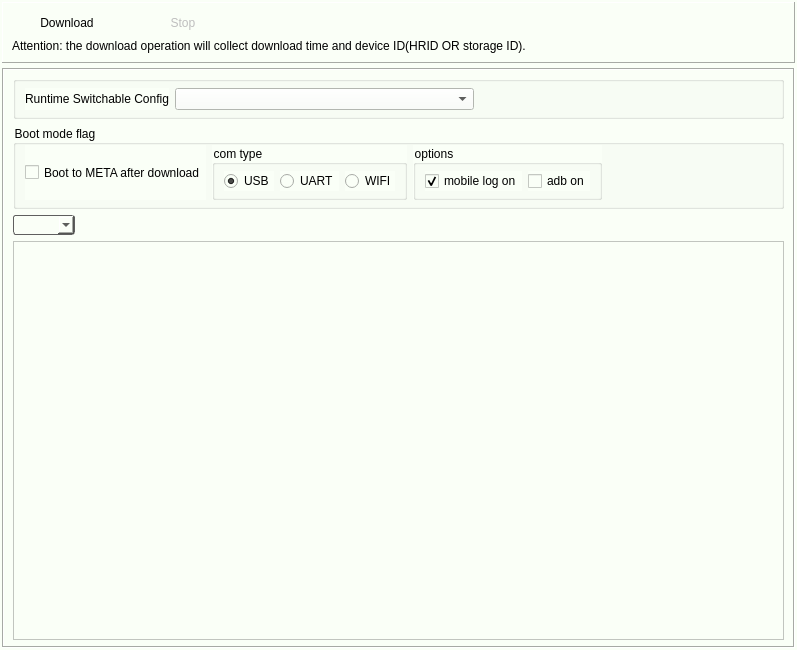
<?xml version="1.0" encoding="UTF-8"?>
<ui version="4.0">
 <class>DownloadWidget</class>
 <widget class="QWidget" name="DownloadWidget">
  <property name="geometry">
   <rect>
    <x>0</x>
    <y>0</y>
    <width>797</width>
    <height>650</height>
   </rect>
  </property>
  <property name="windowTitle">
   <string>Form</string>
  </property>
  <property name="styleSheet">
   <string notr="true">background-color: rgb(250, 255, 247);</string>
  </property>
  <layout class="QVBoxLayout" name="verticalLayout_4">
   <property name="spacing">
    <number>5</number>
   </property>
   <property name="leftMargin">
    <number>2</number>
   </property>
   <property name="topMargin">
    <number>2</number>
   </property>
   <property name="rightMargin">
    <number>2</number>
   </property>
   <property name="bottomMargin">
    <number>2</number>
   </property>
   <item>
    <widget class="QFrame" name="frame_3">
     <property name="frameShape">
      <enum>QFrame::Panel</enum>
     </property>
     <property name="frameShadow">
      <enum>QFrame::Raised</enum>
     </property>
     <layout class="QHBoxLayout" name="horizontalLayout_7">
      <item>
       <layout class="QVBoxLayout" name="verticalLayout_2">
        <item>
         <layout class="QHBoxLayout" name="horizontalLayout_6">
          <item>
           <widget class="QToolButton" name="pushButton_download">
            <property name="enabled">
             <bool>true</bool>
            </property>
            <property name="sizePolicy">
             <sizepolicy hsizetype="Fixed" vsizetype="Preferred">
              <horstretch>0</horstretch>
              <verstretch>0</verstretch>
             </sizepolicy>
            </property>
            <property name="minimumSize">
             <size>
              <width>110</width>
              <height>0</height>
             </size>
            </property>
            <property name="toolTip">
             <string>Ctrl + D</string>
            </property>
            <property name="styleSheet">
             <string notr="true">border-width:2px;</string>
            </property>
            <property name="text">
             <string>Download</string>
            </property>
            <property name="icon">
             <iconset resource="../Resources/icon.qrc">
              <normaloff>:/images/download.png</normaloff>:/images/download.png</iconset>
            </property>
            <property name="iconSize">
             <size>
              <width>24</width>
              <height>24</height>
             </size>
            </property>
            <property name="shortcut">
             <string>Ctrl+D</string>
            </property>
            <property name="popupMode">
             <enum>QToolButton::DelayedPopup</enum>
            </property>
            <property name="toolButtonStyle">
             <enum>Qt::ToolButtonTextUnderIcon</enum>
            </property>
            <property name="autoRaise">
             <bool>true</bool>
            </property>
           </widget>
          </item>
          <item>
           <widget class="QToolButton" name="pushButton_stop">
            <property name="enabled">
             <bool>false</bool>
            </property>
            <property name="sizePolicy">
             <sizepolicy hsizetype="Fixed" vsizetype="Preferred">
              <horstretch>0</horstretch>
              <verstretch>0</verstretch>
             </sizepolicy>
            </property>
            <property name="minimumSize">
             <size>
              <width>110</width>
              <height>0</height>
             </size>
            </property>
            <property name="toolTip">
             <string>Shift + D</string>
            </property>
            <property name="text">
             <string>Stop</string>
            </property>
            <property name="icon">
             <iconset resource="../Resources/icon.qrc">
              <normaloff>:/images/stop.png</normaloff>:/images/stop.png</iconset>
            </property>
            <property name="iconSize">
             <size>
              <width>24</width>
              <height>24</height>
             </size>
            </property>
            <property name="shortcut">
             <string>Shift+D</string>
            </property>
            <property name="toolButtonStyle">
             <enum>Qt::ToolButtonTextUnderIcon</enum>
            </property>
            <property name="autoRaise">
             <bool>true</bool>
            </property>
           </widget>
          </item>
          <item>
           <spacer name="horizontalSpacer">
            <property name="orientation">
             <enum>Qt::Horizontal</enum>
            </property>
            <property name="sizeHint" stdset="0">
             <size>
              <width>40</width>
              <height>20</height>
             </size>
            </property>
           </spacer>
          </item>
         </layout>
        </item>
        <item>
         <widget class="QLabel" name="label_dl_prompt">
          <property name="text">
           <string>Attention: the download operation will collect download time and device ID(HRID OR storage ID).</string>
          </property>
         </widget>
        </item>
       </layout>
      </item>
     </layout>
    </widget>
   </item>
   <item>
    <widget class="QFrame" name="FileLoadFrame">
     <property name="enabled">
      <bool>true</bool>
     </property>
     <property name="frameShape">
      <enum>QFrame::Box</enum>
     </property>
     <property name="frameShadow">
      <enum>QFrame::Sunken</enum>
     </property>
     <layout class="QVBoxLayout" name="verticalLayout" stretch="0,0,0,1">
      <property name="spacing">
       <number>6</number>
      </property>
      <property name="topMargin">
       <number>6</number>
      </property>
      <property name="bottomMargin">
       <number>6</number>
      </property>
      <item>
       <widget class="QGroupBox" name="groupBox_rsc">
        <property name="minimumSize">
         <size>
          <width>0</width>
          <height>0</height>
         </size>
        </property>
        <property name="title">
         <string/>
        </property>
        <layout class="QHBoxLayout" name="horizontalLayout_5">
         <property name="topMargin">
          <number>6</number>
         </property>
         <property name="bottomMargin">
          <number>6</number>
         </property>
         <item>
          <widget class="QLabel" name="label_2">
           <property name="sizePolicy">
            <sizepolicy hsizetype="Preferred" vsizetype="Preferred">
             <horstretch>0</horstretch>
             <verstretch>0</verstretch>
            </sizepolicy>
           </property>
           <property name="minimumSize">
            <size>
             <width>0</width>
             <height>0</height>
            </size>
           </property>
           <property name="text">
            <string>Runtime Switchable Config</string>
           </property>
          </widget>
         </item>
         <item>
          <widget class="QComboBox" name="comboBox_rsc">
           <property name="sizePolicy">
            <sizepolicy hsizetype="Expanding" vsizetype="Preferred">
             <horstretch>0</horstretch>
             <verstretch>0</verstretch>
            </sizepolicy>
           </property>
           <property name="minimumSize">
            <size>
             <width>0</width>
             <height>0</height>
            </size>
           </property>
          </widget>
         </item>
         <item>
          <spacer name="horizontalSpacer_3">
           <property name="orientation">
            <enum>Qt::Horizontal</enum>
           </property>
           <property name="sizeHint" stdset="0">
            <size>
             <width>272</width>
             <height>20</height>
            </size>
           </property>
          </spacer>
         </item>
        </layout>
       </widget>
      </item>
      <item>
       <widget class="QGroupBox" name="groupBox_boot_mode_flag">
        <property name="sizePolicy">
         <sizepolicy hsizetype="Expanding" vsizetype="Expanding">
          <horstretch>0</horstretch>
          <verstretch>0</verstretch>
         </sizepolicy>
        </property>
        <property name="maximumSize">
         <size>
          <width>16777215</width>
          <height>16777215</height>
         </size>
        </property>
        <property name="title">
         <string>Boot mode flag</string>
        </property>
        <layout class="QHBoxLayout" name="horizontalLayout_3">
         <property name="topMargin">
          <number>0</number>
         </property>
         <property name="bottomMargin">
          <number>6</number>
         </property>
         <item>
          <widget class="QCheckBox" name="checkbox_set_boot_mode_to_meta">
           <property name="sizePolicy">
            <sizepolicy hsizetype="Minimum" vsizetype="Minimum">
             <horstretch>0</horstretch>
             <verstretch>0</verstretch>
            </sizepolicy>
           </property>
           <property name="baseSize">
            <size>
             <width>0</width>
             <height>0</height>
            </size>
           </property>
           <property name="text">
            <string>Boot to META after download</string>
           </property>
          </widget>
         </item>
         <item>
          <widget class="QGroupBox" name="groupBox_com_type">
           <property name="enabled">
            <bool>true</bool>
           </property>
           <property name="sizePolicy">
            <sizepolicy hsizetype="Minimum" vsizetype="Minimum">
             <horstretch>0</horstretch>
             <verstretch>0</verstretch>
            </sizepolicy>
           </property>
           <property name="minimumSize">
            <size>
             <width>0</width>
             <height>0</height>
            </size>
           </property>
           <property name="title">
            <string>com type</string>
           </property>
           <property name="alignment">
            <set>Qt::AlignLeading|Qt::AlignLeft|Qt::AlignVCenter</set>
           </property>
           <property name="checkable">
            <bool>false</bool>
           </property>
           <layout class="QHBoxLayout" name="horizontalLayout">
            <property name="topMargin">
             <number>6</number>
            </property>
            <property name="bottomMargin">
             <number>6</number>
            </property>
            <item>
             <widget class="QRadioButton" name="com_type_usb">
              <property name="sizePolicy">
               <sizepolicy hsizetype="Minimum" vsizetype="Minimum">
                <horstretch>0</horstretch>
                <verstretch>0</verstretch>
               </sizepolicy>
              </property>
              <property name="minimumSize">
               <size>
                <width>0</width>
                <height>0</height>
               </size>
              </property>
              <property name="maximumSize">
               <size>
                <width>16777215</width>
                <height>16777215</height>
               </size>
              </property>
              <property name="text">
               <string>USB</string>
              </property>
              <property name="checked">
               <bool>true</bool>
              </property>
             </widget>
            </item>
            <item>
             <widget class="QRadioButton" name="com_type_uart">
              <property name="sizePolicy">
               <sizepolicy hsizetype="Minimum" vsizetype="Minimum">
                <horstretch>0</horstretch>
                <verstretch>0</verstretch>
               </sizepolicy>
              </property>
              <property name="minimumSize">
               <size>
                <width>0</width>
                <height>0</height>
               </size>
              </property>
              <property name="maximumSize">
               <size>
                <width>16777215</width>
                <height>16777215</height>
               </size>
              </property>
              <property name="text">
               <string>UART</string>
              </property>
             </widget>
            </item>
            <item>
             <widget class="QRadioButton" name="com_type_wifi">
              <property name="sizePolicy">
               <sizepolicy hsizetype="Minimum" vsizetype="Minimum">
                <horstretch>0</horstretch>
                <verstretch>0</verstretch>
               </sizepolicy>
              </property>
              <property name="minimumSize">
               <size>
                <width>0</width>
                <height>0</height>
               </size>
              </property>
              <property name="maximumSize">
               <size>
                <width>50</width>
                <height>16777215</height>
               </size>
              </property>
              <property name="text">
               <string>WIFI</string>
              </property>
             </widget>
            </item>
           </layout>
          </widget>
         </item>
         <item>
          <widget class="QGroupBox" name="groupBox_com_id">
           <property name="enabled">
            <bool>true</bool>
           </property>
           <property name="sizePolicy">
            <sizepolicy hsizetype="Minimum" vsizetype="Minimum">
             <horstretch>0</horstretch>
             <verstretch>0</verstretch>
            </sizepolicy>
           </property>
           <property name="minimumSize">
            <size>
             <width>0</width>
             <height>0</height>
            </size>
           </property>
           <property name="title">
            <string>options</string>
           </property>
           <layout class="QHBoxLayout" name="horizontalLayout_4">
            <property name="topMargin">
             <number>6</number>
            </property>
            <property name="bottomMargin">
             <number>6</number>
            </property>
            <item>
             <widget class="QCheckBox" name="checkbox_mobile_log_on">
              <property name="sizePolicy">
               <sizepolicy hsizetype="Minimum" vsizetype="Minimum">
                <horstretch>0</horstretch>
                <verstretch>0</verstretch>
               </sizepolicy>
              </property>
              <property name="minimumSize">
               <size>
                <width>0</width>
                <height>0</height>
               </size>
              </property>
              <property name="text">
               <string>mobile log on</string>
              </property>
              <property name="checked">
               <bool>true</bool>
              </property>
             </widget>
            </item>
            <item>
             <widget class="QCheckBox" name="checkbox_adb_on">
              <property name="sizePolicy">
               <sizepolicy hsizetype="Minimum" vsizetype="Minimum">
                <horstretch>0</horstretch>
                <verstretch>0</verstretch>
               </sizepolicy>
              </property>
              <property name="text">
               <string>adb on</string>
              </property>
             </widget>
            </item>
           </layout>
          </widget>
         </item>
         <item>
          <spacer name="horizontalSpacer_4">
           <property name="orientation">
            <enum>Qt::Horizontal</enum>
           </property>
           <property name="sizeHint" stdset="0">
            <size>
             <width>40</width>
             <height>20</height>
            </size>
           </property>
          </spacer>
         </item>
        </layout>
       </widget>
      </item>
      <item>
       <layout class="QHBoxLayout" name="horizontalLayout_2">
        <item>
         <widget class="QComboBox" name="comboBox_Scene">
          <property name="sizePolicy">
           <sizepolicy hsizetype="Preferred" vsizetype="Preferred">
            <horstretch>0</horstretch>
            <verstretch>0</verstretch>
           </sizepolicy>
          </property>
          <property name="minimumSize">
           <size>
            <width>0</width>
            <height>0</height>
           </size>
          </property>
          <property name="styleSheet">
           <string notr="true">border: 1px solid rgb(95,95,95);
border-radius: 3px;
color: rgb(0, 0, 0);
margin:0 0 0 0;</string>
          </property>
          <property name="currentIndex">
           <number>-1</number>
          </property>
         </widget>
        </item>
        <item>
         <spacer name="horizontalSpacer_2">
          <property name="orientation">
           <enum>Qt::Horizontal</enum>
          </property>
          <property name="sizeHint" stdset="0">
           <size>
            <width>218</width>
            <height>20</height>
           </size>
          </property>
         </spacer>
        </item>
       </layout>
      </item>
      <item>
       <widget class="QTableView" name="tableView">
        <property name="selectionMode">
         <enum>QAbstractItemView::NoSelection</enum>
        </property>
        <property name="wordWrap">
         <bool>false</bool>
        </property>
       </widget>
      </item>
     </layout>
    </widget>
   </item>
  </layout>
 </widget>
 <resources>
  <include location="../Resources/icon.qrc"/>
 </resources>
 <connections/>
</ui>
